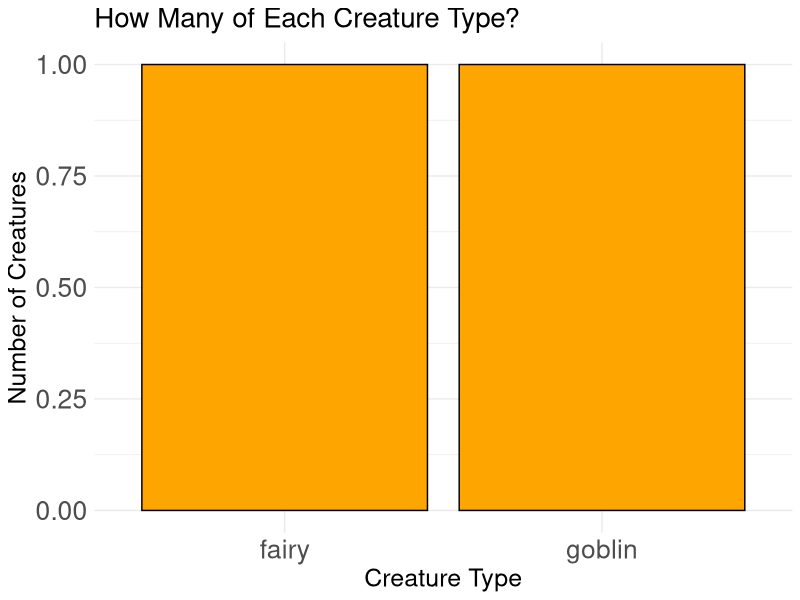
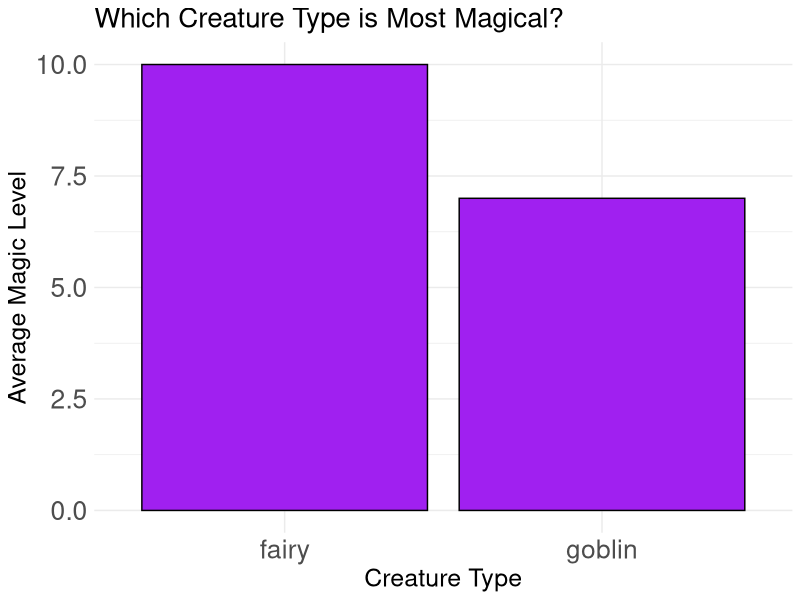

Reproduce these figures in R, in order.
# 🔮 Day 3 - Spell 7: Bar Chart Magic

# Compare different groups and see who wins!
# Bar charts are perfect for competitions and comparisons

########################################################
# Step 1: Load tools and data

library(ggplot2)
library(dplyr)
creature_data <- read.csv("../datasets/creatures.csv")

print("🏆 Ready for the creature competition!")

########################################################
# Step 2: Understanding Bar Charts

# 💡 What is a Bar Chart?
# It's like having a competition where each bar shows how many creatures each team has
# Longer bars win! Perfect for comparing different groups
# Like comparing how many red creatures vs blue creatures vs green creatures you have

print("🎯 Let's count our creature types:")
print(table(creature_data$creature_type))

########################################################
# Step 3: Create your first bar chart

# Count how many of each creature type we have
creature_counts <- creature_data %>%
  group_by(creature_type) %>%
  summarize(total = n())

print("📊 Creature type counts:")
print(creature_counts)

# Make the bar chart
creature_bar_chart <- ggplot(creature_counts, aes(x = creature_type, y = total)) +
  geom_col(fill = "orange", color = "black") +
  labs(title = "How Many of Each Creature Type?",
       x = "Creature Type",
       y = "Number of Creatures")+
  theme_minimal() +
  theme(text = element_text(size = 16),
        plot.title = element_text(size = 20),
        axis.title = element_text(size = 18),
        axis.text = element_text(size = 19))

print(creature_bar_chart)

########################################################
# Step 4: Compare average magic levels

# Which creature type has the highest average magic?
magic_by_type <- creature_data %>%
  group_by(creature_type) %>%
  summarize(average_magic = mean(magic_power))

print("⚡ Average magic by creature type:")
print(magic_by_type)

magic_bar_chart <- ggplot(magic_by_type, aes(x = creature_type, y = average_magic)) +
  geom_col(fill = "purple", color = "black") +
  labs(title = "Which Creature Type is Most Magical?",
       x = "Creature Type",
       y = "Average Magic Level")+
  theme_minimal() +
  theme(text = element_text(size = 16),
        plot.title = element_text(size = 20),
        axis.title = element_text(size = 18),
        axis.text = element_text(size = 19))

print(magic_bar_chart)


########################################################
# 🎈 Your turn to compete!

# Challenge 1: Create a bar chart showing the average age
# for each creature type 
# YOUR CODE HERE:
age_totals <- creature_data %>%
  group_by(creature_type) %>%
  summarize(average_age = mean(creature_age))

age_bar_chart <- ggplot(age_totals, aes(x = creature_type, y = average_age)) +
  geom_col(fill = "...", color = "...") +
  labs(title = "...",
       x = "...",
       y = "...")+
  theme_minimal() +
  theme(text = element_text(size = 16),
        plot.title = element_text(size = 20),
        axis.title = element_text(size = 18),
        axis.text = element_text(size = 19))

########################################################
# 💡 Memory Tip:
# geom_col() creates bars for comparisons
# group_by() + summarize() prepares data for bar charts
# fill = color inside bars
# Bars show amounts - longer bars = more of something
# Great for answering "which group has the most?"